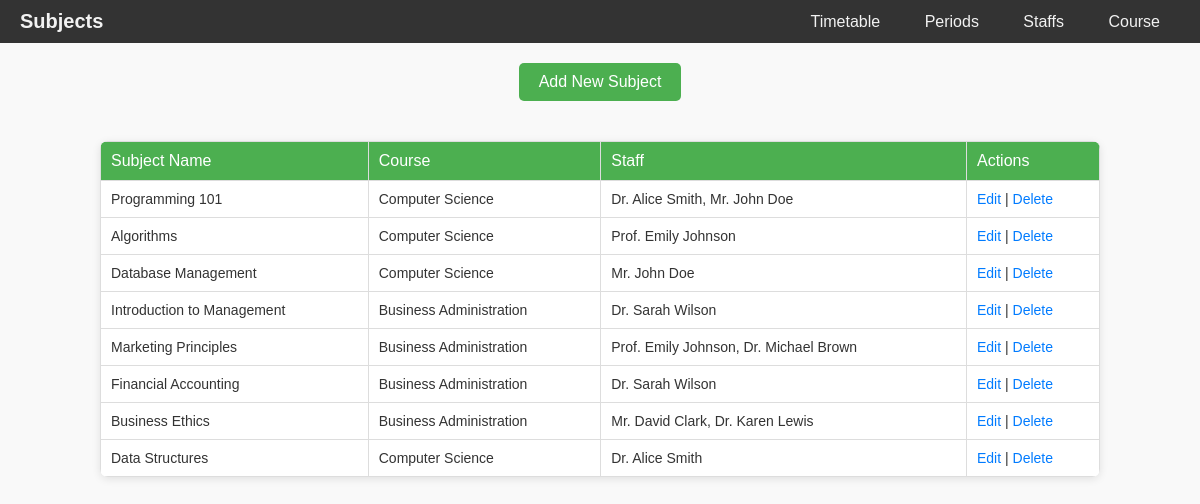
/subjects/, run on the app's committed database.
### timetableApp/models.py (models this page shows, shortened)
class Subject(models.Model):
    name = models.CharField(max_length=100)
    course = models.ForeignKey(Course, related_name='subjects', on_delete=models.CASCADE)
    staff = models.ManyToManyField('Staff', related_name='subjects')

class Course(models.Model):
    name = models.CharField(max_length=100)

class Staff(models.Model):
    name = models.CharField(max_length=100)
    def __str__(self):
        return self.name

### timetableApp/views.py (the view)
# urls.py: path('subjects/', views.subject_list, name='subject_list'),
def subject_list(request):
    subjects = Subject.objects.all()
    return render(request, 'timetable/subject_list.html', {'subjects': subjects})

### templates/timetable/subject_list.html (shortened to what this page needs)
<!DOCTYPE html>
<html lang="en">
<head>
</head>
<body>
    <div class="navbar">
        <div class="heading">Subjects</div>
        <div>
            <a href="{% url 'timetable_list' %}">Timetable</a>
            <a href="{% url 'period_list' %}">Periods</a>
            <a href="{% url 'staff_list' %}">Staffs</a>
            <a href="{% url 'course_list' %}">Course</a>
        </div>
    </div>
    <div style="text-align: center;">
        <a href="{% url 'subject_create' %}" class="btn">Add New Subject</a>
    </div>
    <table>
        <thead>
            <tr>
                <th>Subject Name</th>
                <th>Course</th>
                <th>Staff</th>
                <th>Actions</th>
            </tr>
        </thead>
        <tbody>
            {% for subject in subjects %}
                <tr>
                    <td>{{ subject.name }}</td>
                    <td>{{ subject.course.name }}</td>
                    <td>{{ subject.staff.all|join:", " }}</td>
                    <td>
                        <a href="{% url 'subject_update' subject.pk %}">Edit</a> |
                        <a href="{% url 'subject_delete' subject.pk %}">Delete</a>
                    </td>
                </tr>
            {% endfor %}
        </tbody>
    </table>
</body>
</html>

### templates/timetable/subject_list.html (style rules this page uses)
body { font-family: Arial, sans-serif; margin: 0; padding: 0; background-color: #f9f9f9; }
.navbar { background-color: #333; display: flex; align-items: center; justify-content: space-between; padding: 10px 20px; color: #f2f2f2; }
.navbar .heading { font-weight: bold; font-size: 20px; }
.navbar a { color: #f2f2f2; padding: 10px; text-decoration: none; margin: 0 10px; }
.btn { display: inline-block; padding: 10px 20px; background-color: #4CAF50; color: white; text-align: center; text-decoration: none; border-radius: 5px; margin: 20px auto; transition: background-color 0.3s ease; }
table { width: 90%; max-width: 1000px; margin: 20px auto; border-collapse: collapse; box-shadow: 0 2px 8px rgba(0, 0, 0, 0.1); border-radius: 8px; overflow: hidden; }
th, td { padding: 10px; border: 1px solid #ddd; text-align: left; background-color: #fff; }
th { background-color: #4CAF50; color: white; font-weight: normal; }
td { font-size: 14px; color: #333; }
a { color: #007bff; text-decoration: none; }

### data on the page
Subject: name "Programming 101", course.name "Computer Science", staff.all "Dr. Alice Smith, Mr. John Doe"
Subject: name "Algorithms", course.name "Computer Science", staff.all "Prof. Emily Johnson"
Subject: name "Database Management", course.name "Computer Science", staff.all "Mr. John Doe"
Subject: name "Introduction to Management", course.name "Business Administration", staff.all "Dr. Sarah Wilson"
Subject: name "Marketing Principles", course.name "Business Administration", staff.all "Prof. Emily Johnson, Dr. Michael Brown"
Subject: name "Financial Accounting", course.name "Business Administration", staff.all "Dr. Sarah Wilson"
Subject: name "Business Ethics", course.name "Business Administration", staff.all "Mr. David Clark, Dr. Karen Lewis"
Subject: name "Data Structures", course.name "Computer Science", staff.all "Dr. Alice Smith"
